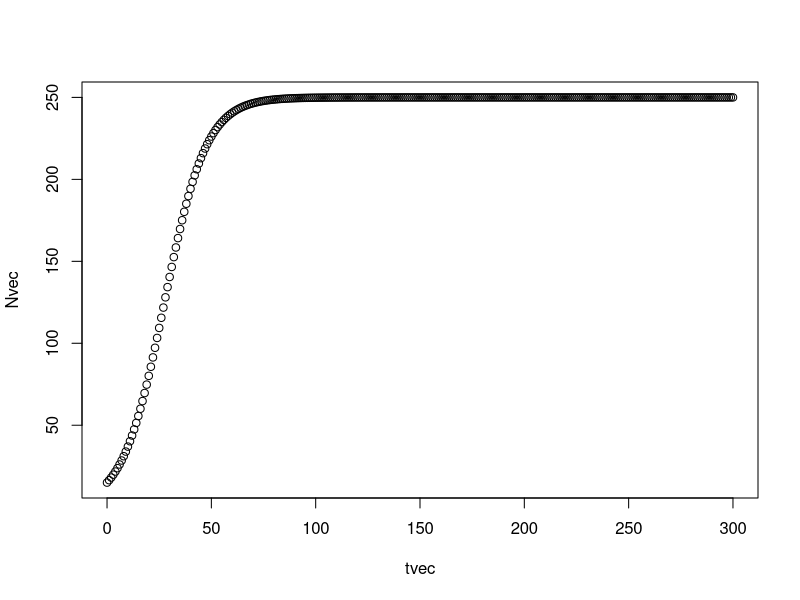
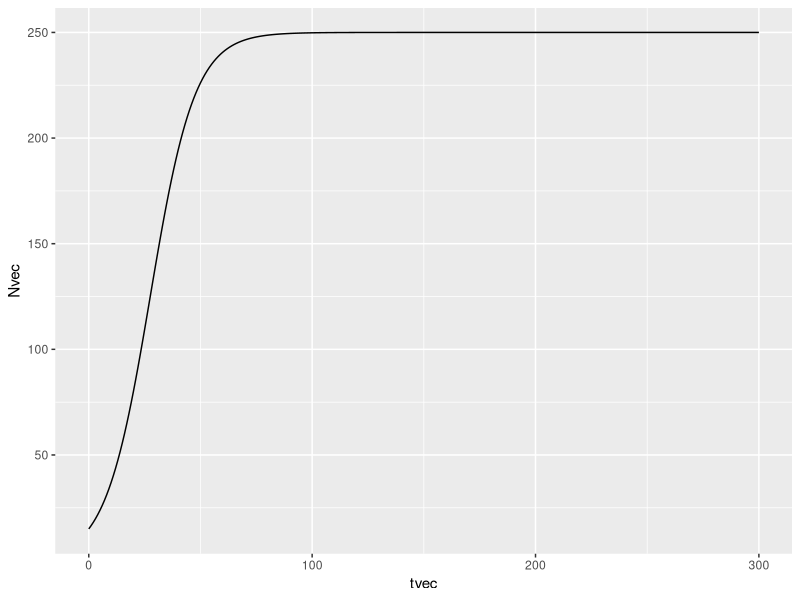

Reproduce these figures in R, in order.
r <- 0.1
N <- 15
k <- 250
t <- 300
tvec <- 0:t
Nvec <- c()

Nvec <- (k/(((k-N)/N)*(exp(1)^((-r*tvec)))+1))
Nvec1 <- data.frame(t,Nvec)

plot(y=Nvec,x=tvec)

library(ggplot2)
  dataFrame <- data.frame(tvec,Nvec)
  
  p1 <- qplot(data=dataFrame,
              x=tvec,
              y=Nvec, geom="line") 
  print(p1)
  

  
                                                   